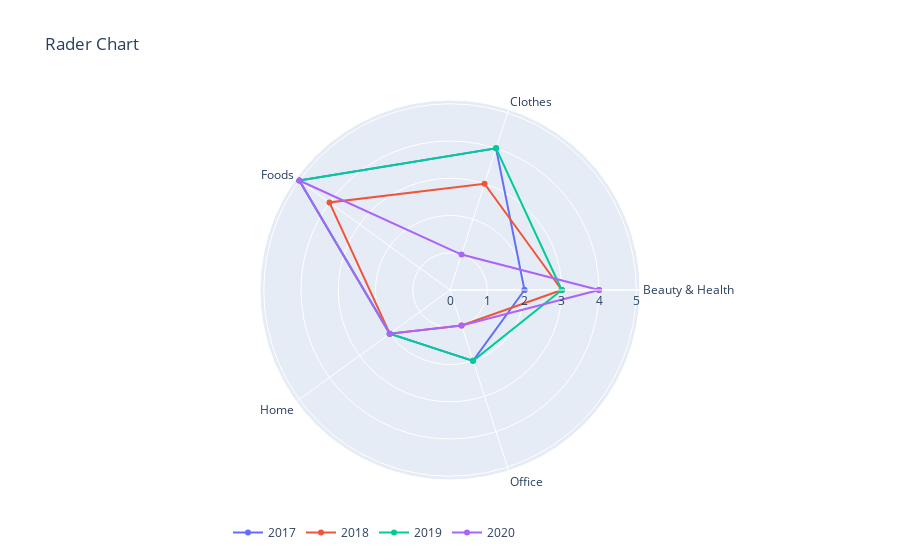

The notebook cell saved with this chart:
### Code cell
# 강사님

# 연도별 방사형 레이더 차트 겹쳐서 그리기

box = []
for i in df_g['year'].unique():
    sample = df_g[df_g['year'] == i]
    
    ranks = list(sample["Rank"])
    ranks.append(ranks[0])
    
    thetas = list(sample["Category"])
    thetas.append(thetas[0])
    
    box.append(go.Scatterpolar(r = ranks, theta = thetas,
                            name = str(i)))

layout = go.Layout(title = "Rader Chart", legend_orientation = "h",
                   legend = dict(x = 0.2, y = -0.1))
fig = go.Figure(box, layout)
fig.show()

### Figure 1 — Plotly figure (JSON) as saved in the notebook; plotly's stock layout.template omitted (floating-point values rounded to 4 significant figures)
{"data": [{"name": "2017", "r": [2, 4, 5, 2, 2, 2], "theta": ["Beauty & Health", "Clothes", "Foods", "Home", "Office", "Beauty & Health"], "type": "scatterpolar"}, {"name": "2018", "r": [3, 3, 4, 2, 1, 3], "theta": ["Beauty & Health", "Clothes", "Foods", "Home", "Office", "Beauty & Health"], "type": "scatterpolar"}, {"name": "2019", "r": [3, 4, 5, 2, 2, 3], "theta": ["Beauty & Health", "Clothes", "Foods", "Home", "Office", "Beauty & Health"], "type": "scatterpolar"}, {"name": "2020", "r": [4, 1, 5, 2, 1, 4], "theta": ["Beauty & Health", "Clothes", "Foods", "Home", "Office", "Beauty & Health"], "type": "scatterpolar"}], "layout": {"autosize": true, "legend": {"orientation": "h", "x": 0.2, "y": -0.1}, "polar": {"angularaxis": {"type": "category"}, "radialaxis": {"autorange": true, "range": [0, 5.217], "type": "linear"}}, "title": {"text": "Rader Chart"}}}
